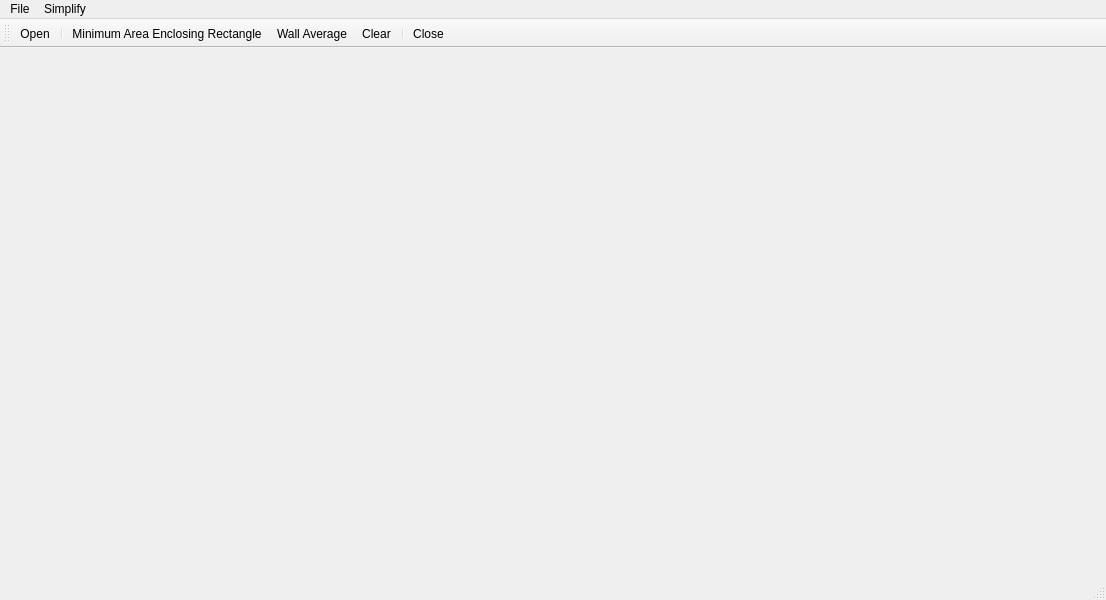
<?xml version="1.0" encoding="UTF-8"?>
<ui version="4.0">
 <class>MainWindow</class>
 <widget class="QMainWindow" name="MainWindow">
  <property name="geometry">
   <rect>
    <x>0</x>
    <y>0</y>
    <width>1106</width>
    <height>600</height>
   </rect>
  </property>
  <property name="windowTitle">
   <string>Building simplify</string>
  </property>
  <widget class="QWidget" name="centralwidget">
   <layout class="QHBoxLayout" name="horizontalLayout">
    <item>
     <widget class="Draw" name="Canvas" native="true">
      <property name="sizePolicy">
       <sizepolicy hsizetype="Expanding" vsizetype="Preferred">
        <horstretch>0</horstretch>
        <verstretch>0</verstretch>
       </sizepolicy>
      </property>
     </widget>
    </item>
   </layout>
  </widget>
  <widget class="QMenuBar" name="menubar">
   <property name="geometry">
    <rect>
     <x>0</x>
     <y>0</y>
     <width>1106</width>
     <height>26</height>
    </rect>
   </property>
   <widget class="QMenu" name="menuFile">
    <property name="title">
     <string>File</string>
    </property>
    <addaction name="actionOpen"/>
    <addaction name="separator"/>
    <addaction name="actionClose"/>
   </widget>
   <widget class="QMenu" name="menuSimplify">
    <property name="title">
     <string>Simplify</string>
    </property>
    <addaction name="actionMinimum_Area_Enclosing_Rectangle"/>
    <addaction name="actionWall_Average"/>
    <addaction name="separator"/>
    <addaction name="actionClear"/>
   </widget>
   <addaction name="menuFile"/>
   <addaction name="menuSimplify"/>
  </widget>
  <widget class="QStatusBar" name="statusbar"/>
  <widget class="QToolBar" name="toolBar">
   <property name="windowTitle">
    <string>toolBar</string>
   </property>
   <attribute name="toolBarArea">
    <enum>TopToolBarArea</enum>
   </attribute>
   <attribute name="toolBarBreak">
    <bool>false</bool>
   </attribute>
   <addaction name="actionOpen"/>
   <addaction name="separator"/>
   <addaction name="actionMinimum_Area_Enclosing_Rectangle"/>
   <addaction name="actionWall_Average"/>
   <addaction name="actionClear"/>
   <addaction name="separator"/>
   <addaction name="actionClose"/>
  </widget>
  <action name="actionOpen">
   <property name="icon">
    <iconset>
     <normaloff>icons/open_file.png</normaloff>icons/open_file.png</iconset>
   </property>
   <property name="text">
    <string>Open</string>
   </property>
   <property name="toolTip">
    <string>Open File</string>
   </property>
  </action>
  <action name="actionClose">
   <property name="icon">
    <iconset>
     <normaloff>icons/exit.png</normaloff>icons/exit.png</iconset>
   </property>
   <property name="text">
    <string>Close</string>
   </property>
   <property name="toolTip">
    <string>Close Aplication</string>
   </property>
  </action>
  <action name="actionMinimum_Area_Enclosing_Rectangle">
   <property name="icon">
    <iconset>
     <normaloff>icons/maer.png</normaloff>icons/maer.png</iconset>
   </property>
   <property name="text">
    <string>Minimum Area Enclosing Rectangle</string>
   </property>
   <property name="toolTip">
    <string>Simplify Building using MAER</string>
   </property>
  </action>
  <action name="actionWall_Average">
   <property name="icon">
    <iconset>
     <normaloff>icons/wa.png</normaloff>icons/wa.png</iconset>
   </property>
   <property name="text">
    <string>Wall Average</string>
   </property>
   <property name="toolTip">
    <string>Simplpify building using Wall Average</string>
   </property>
  </action>
  <action name="actionClear">
   <property name="icon">
    <iconset>
     <normaloff>icons/clear.png</normaloff>icons/clear.png</iconset>
   </property>
   <property name="text">
    <string>Clear</string>
   </property>
   <property name="toolTip">
    <string>Clear results</string>
   </property>
  </action>
 </widget>
 <customwidgets>
  <customwidget>
   <class>Draw</class>
   <extends>QWidget</extends>
   <header location="global">draw.h</header>
   <container>1</container>
  </customwidget>
 </customwidgets>
 <resources/>
 <connections/>
</ui>
